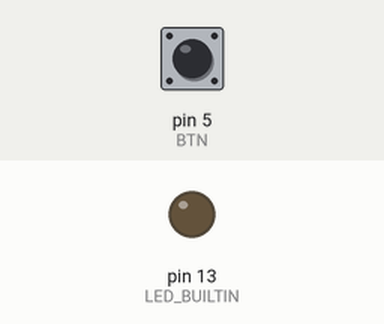
This sketch was run on a simulated Arduino Uno, built with avr-gcc and run on an emulated ATmega328P. On the bench: output pins drawn as LEDs (lit = HIGH). Inputs (shaded band) come from the test bench; at power-on: pin 5 (BTN) LOW.

Above: at 1.2 s.
1.3 s: pin 5 (BTN) pulled HIGH for 0.15 s
At 1.6 s:
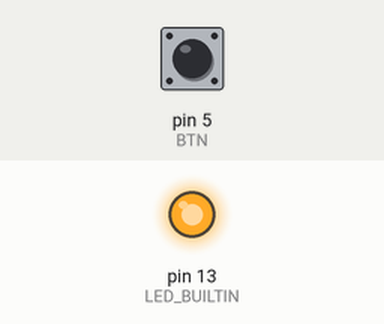
2.9 s: pin 5 (BTN) pulled HIGH for 1 s
At 4.0 s:
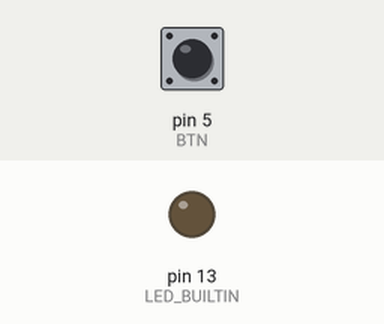
5.4 s: pin 5 (BTN) pulled HIGH for 3.2 s
At 5.9 s:
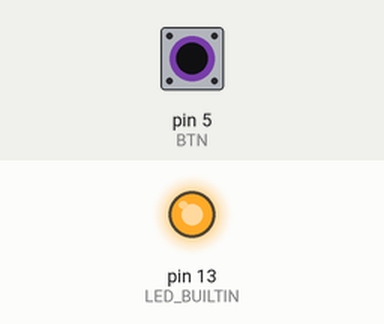
Timing chart, 0 to 8.4 s (numbered marks = the images above; inputs shaded):
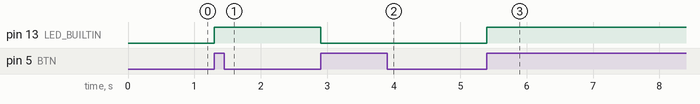

The sketch:

debounce.ino
```cpp
#define BTN 5

void setup() {
  pinMode(LED_BUILTIN, OUTPUT);
  pinMode(BTN, INPUT);
}

void loop() {
  // Using busy waiting
  if (digitalRead(BTN)) {
    if (digitalRead(LED_BUILTIN)) {
      digitalWrite(LED_BUILTIN, LOW);
    } else {
      digitalWrite(LED_BUILTIN, HIGH);
    }
    while(digitalRead(BTN));
  }
}
```

Measured:
- after the input at 1.3 s, pin 13 (LED_BUILTIN): LOW → HIGH at once
- after the input at 2.9 s, pin 13 (LED_BUILTIN): HIGH → LOW at once
- after the input at 5.4 s, pin 13 (LED_BUILTIN): LOW → HIGH at once
